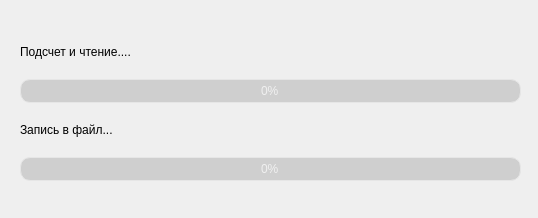
<?xml version="1.0" encoding="UTF-8"?>
<ui version="4.0">
 <class>progress</class>
 <widget class="QDialog" name="progress">
  <property name="geometry">
   <rect>
    <x>0</x>
    <y>0</y>
    <width>538</width>
    <height>218</height>
   </rect>
  </property>
  <property name="windowTitle">
   <string>Dialog</string>
  </property>
  <property name="styleSheet">
   <string notr="true">/*
Aqua Style Sheet for QT Applications
Author: Jaime A. Quiroga P.
Company: GTRONICK
Last updated: 22/01/2019, 07:55.
Available at: https://github.com/GTRONICK/QSS/blob/master/Aqua.qss
*/
QMainWindow {
	background-color:#ececec;
}
QTextEdit {
	border-width: 1px;
	border-style: solid;
	border-color: qlineargradient(spread:pad, x1:0.5, y1:1, x2:0.5, y2:0, stop:0 rgba(0, 113, 255, 255), stop:1 rgba(91, 171, 252, 255));
}
QPlainTextEdit {
	border-width: 1px;
	border-style: solid;
	border-color: qlineargradient(spread:pad, x1:0.5, y1:1, x2:0.5, y2:0, stop:0 rgba(0, 113, 255, 255), stop:1 rgba(91, 171, 252, 255));
}
QToolButton {
	border-style: solid;
	border-top-color: qlineargradient(spread:pad, x1:0.5, y1:1, x2:0.5, y2:0, stop:0 rgb(215, 215, 215), stop:1 rgb(222, 222, 222));
	border-right-color: qlineargradient(spread:pad, x1:0, y1:0.5, x2:1, y2:0.5, stop:0 rgb(217, 217, 217), stop:1 rgb(227, 227, 227));
	border-left-color: qlineargradient(spread:pad, x1:0, y1:0.5, x2:1, y2:0.5, stop:0 rgb(227, 227, 227), stop:1 rgb(217, 217, 217));
	border-bottom-color: qlineargradient(spread:pad, x1:0.5, y1:1, x2:0.5, y2:0, stop:0 rgb(215, 215, 215), stop:1 rgb(222, 222, 222));
	border-width: 1px;
	border-radius: 5px;
	color: rgb(0,0,0);
	padding: 2px;
	background-color: rgb(255,255,255);
}
QToolButton:hover{
	border-style: solid;
	border-top-color: qlineargradient(spread:pad, x1:0.5, y1:1, x2:0.5, y2:0, stop:0 rgb(195, 195, 195), stop:1 rgb(222, 222, 222));
	border-right-color: qlineargradient(spread:pad, x1:0, y1:0.5, x2:1, y2:0.5, stop:0 rgb(197, 197, 197), stop:1 rgb(227, 227, 227));
	border-left-color: qlineargradient(spread:pad, x1:0, y1:0.5, x2:1, y2:0.5, stop:0 rgb(227, 227, 227), stop:1 rgb(197, 197, 197));
	border-bottom-color: qlineargradient(spread:pad, x1:0.5, y1:1, x2:0.5, y2:0, stop:0 rgb(195, 195, 195), stop:1 rgb(222, 222, 222));
	border-width: 1px;
	border-radius: 5px;
	color: rgb(0,0,0);
	padding: 2px;
	background-color: rgb(255,255,255);
}
QToolButton:pressed{
	border-style: solid;
	border-top-color: qlineargradient(spread:pad, x1:0.5, y1:1, x2:0.5, y2:0, stop:0 rgb(215, 215, 215), stop:1 rgb(222, 222, 222));
	border-right-color: qlineargradient(spread:pad, x1:0, y1:0.5, x2:1, y2:0.5, stop:0 rgb(217, 217, 217), stop:1 rgb(227, 227, 227));
	border-left-color: qlineargradient(spread:pad, x1:0, y1:0.5, x2:1, y2:0.5, stop:0 rgb(227, 227, 227), stop:1 rgb(217, 217, 217));
	border-bottom-color: qlineargradient(spread:pad, x1:0.5, y1:1, x2:0.5, y2:0, stop:0 rgb(215, 215, 215), stop:1 rgb(222, 222, 222));
	border-width: 1px;
	border-radius: 5px;
	color: rgb(0,0,0);
	padding: 2px;
	background-color: rgb(142,142,142);
}
QPushButton{
	border-style: solid;
	border-top-color: qlineargradient(spread:pad, x1:0.5, y1:1, x2:0.5, y2:0, stop:0 rgb(215, 215, 215), stop:1 rgb(222, 222, 222));
	border-right-color: qlineargradient(spread:pad, x1:0, y1:0.5, x2:1, y2:0.5, stop:0 rgb(217, 217, 217), stop:1 rgb(227, 227, 227));
	border-left-color: qlineargradient(spread:pad, x1:0, y1:0.5, x2:1, y2:0.5, stop:0 rgb(227, 227, 227), stop:1 rgb(217, 217, 217));
	border-bottom-color: qlineargradient(spread:pad, x1:0.5, y1:1, x2:0.5, y2:0, stop:0 rgb(215, 215, 215), stop:1 rgb(222, 222, 222));
	border-width: 1px;
	border-radius: 5px;
	color: rgb(0,0,0);
	padding: 2px;
	background-color: rgb(255,255,255);
}
QPushButton::default{
	border-style: solid;
	border-top-color: qlineargradient(spread:pad, x1:0.5, y1:1, x2:0.5, y2:0, stop:0 rgb(215, 215, 215), stop:1 rgb(222, 222, 222));
	border-right-color: qlineargradient(spread:pad, x1:0, y1:0.5, x2:1, y2:0.5, stop:0 rgb(217, 217, 217), stop:1 rgb(227, 227, 227));
	border-left-color: qlineargradient(spread:pad, x1:0, y1:0.5, x2:1, y2:0.5, stop:0 rgb(227, 227, 227), stop:1 rgb(217, 217, 217));
	border-bottom-color: qlineargradient(spread:pad, x1:0.5, y1:1, x2:0.5, y2:0, stop:0 rgb(215, 215, 215), stop:1 rgb(222, 222, 222));
	border-width: 1px;
	border-radius: 5px;
	color: rgb(0,0,0);
	padding: 2px;
	background-color: rgb(255,255,255);
}
QPushButton:hover{
	border-style: solid;
	border-top-color: qlineargradient(spread:pad, x1:0.5, y1:1, x2:0.5, y2:0, stop:0 rgb(195, 195, 195), stop:1 rgb(222, 222, 222));
	border-right-color: qlineargradient(spread:pad, x1:0, y1:0.5, x2:1, y2:0.5, stop:0 rgb(197, 197, 197), stop:1 rgb(227, 227, 227));
	border-left-color: qlineargradient(spread:pad, x1:0, y1:0.5, x2:1, y2:0.5, stop:0 rgb(227, 227, 227), stop:1 rgb(197, 197, 197));
	border-bottom-color: qlineargradient(spread:pad, x1:0.5, y1:1, x2:0.5, y2:0, stop:0 rgb(195, 195, 195), stop:1 rgb(222, 222, 222));
	border-width: 1px;
	border-radius: 5px;
	color: rgb(0,0,0);
	padding: 2px;
	background-color: rgb(255,255,255);
}
QPushButton:pressed{
	border-style: solid;
	border-top-color: qlineargradient(spread:pad, x1:0.5, y1:1, x2:0.5, y2:0, stop:0 rgb(215, 215, 215), stop:1 rgb(222, 222, 222));
	border-right-color: qlineargradient(spread:pad, x1:0, y1:0.5, x2:1, y2:0.5, stop:0 rgb(217, 217, 217), stop:1 rgb(227, 227, 227));
	border-left-color: qlineargradient(spread:pad, x1:0, y1:0.5, x2:1, y2:0.5, stop:0 rgb(227, 227, 227), stop:1 rgb(217, 217, 217));
	border-bottom-color: qlineargradient(spread:pad, x1:0.5, y1:1, x2:0.5, y2:0, stop:0 rgb(215, 215, 215), stop:1 rgb(222, 222, 222));
	border-width: 1px;
	border-radius: 5px;
	color: rgb(0,0,0);
	padding: 2px;
	background-color: rgb(142,142,142);
}
QPushButton:disabled{
	border-style: solid;
	border-top-color: qlineargradient(spread:pad, x1:0.5, y1:1, x2:0.5, y2:0, stop:0 rgb(215, 215, 215), stop:1 rgb(222, 222, 222));
	border-right-color: qlineargradient(spread:pad, x1:0, y1:0.5, x2:1, y2:0.5, stop:0 rgb(217, 217, 217), stop:1 rgb(227, 227, 227));
	border-left-color: qlineargradient(spread:pad, x1:0, y1:0.5, x2:1, y2:0.5, stop:0 rgb(227, 227, 227), stop:1 rgb(217, 217, 217));
	border-bottom-color: qlineargradient(spread:pad, x1:0.5, y1:1, x2:0.5, y2:0, stop:0 rgb(215, 215, 215), stop:1 rgb(222, 222, 222));
	border-width: 1px;
	border-radius: 5px;
	color: #808086;
	padding: 2px;
	background-color: rgb(142,142,142);
}
QLineEdit {
	border-width: 1px; border-radius: 4px;
	border-style: solid;
	border-color: qlineargradient(spread:pad, x1:0.5, y1:1, x2:0.5, y2:0, stop:0 rgba(0, 113, 255, 255), stop:1 rgba(91, 171, 252, 255));
}
QLabel {
	color: #000000;
}
QLCDNumber {
	color: rgb(0, 113, 255, 255);
}
QProgressBar {
	text-align: center;
	color: rgb(240, 240, 240);
	border-width: 1px; 
	border-radius: 10px;
	border-color: rgb(230, 230, 230);
	border-style: solid;
	background-color:rgb(207,207,207);
}
QProgressBar::chunk {
	background-color: qlineargradient(spread:pad, x1:0.5, y1:1, x2:0.5, y2:0, stop:0 rgba(49, 147, 250, 255), stop:1 rgba(34, 142, 255, 255));
	border-radius: 10px;
}
QMenuBar {
	background-color: qlineargradient(spread:pad, x1:0.5, y1:1, x2:0.5, y2:0, stop:0 rgba(207, 209, 207, 255), stop:1 rgba(230, 229, 230, 255));
}
QMenuBar::item {
	color: #000000;
  	spacing: 3px;
  	padding: 1px 4px;
	background-color: qlineargradient(spread:pad, x1:0.5, y1:1, x2:0.5, y2:0, stop:0 rgba(207, 209, 207, 255), stop:1 rgba(230, 229, 230, 255));
}

QMenuBar::item:selected {
  	background-color: qlineargradient(spread:pad, x1:0.5, y1:1, x2:0.5, y2:0, stop:0 rgba(0, 113, 255, 255), stop:1 rgba(91, 171, 252, 255));
	color: #FFFFFF;
}
QMenu::item:selected {
	border-style: solid;
	border-top-color: transparent;
	border-right-color: transparent;
	border-left-color: qlineargradient(spread:pad, x1:0.5, y1:1, x2:0.5, y2:0, stop:0 rgba(0, 113, 255, 255), stop:1 rgba(91, 171, 252, 255));
	border-bottom-color: transparent;
	border-left-width: 2px;
	color: #000000;
	padding-left:15px;
	padding-top:4px;
	padding-bottom:4px;
	padding-right:7px;
}
QMenu::item {
	border-style: solid;
	border-top-color: transparent;
	border-right-color: transparent;
	border-left-color: transparent;
	border-bottom-color: transparent;
	border-bottom-width: 1px;
	color: #000000;
	padding-left:17px;
	padding-top:4px;
	padding-bottom:4px;
	padding-right:7px;
}
QTabWidget {
	color:rgb(0,0,0);
	background-color:#000000;
}
QTabWidget::pane {
		border-color: rgb(223,223,223);
		background-color:rgb(226,226,226);
		border-style: solid;
		border-width: 2px;
    	border-radius: 6px;
}
QTabBar::tab:first {
	border-style: solid;
	border-left-width:1px;
	border-right-width:0px;
	border-top-width:1px;
	border-bottom-width:1px;
	border-top-color: rgb(209,209,209);
	border-left-color: qlineargradient(spread:pad, x1:0.5, y1:1, x2:0.5, y2:0, stop:0 rgba(209, 209, 209, 209), stop:1 rgba(229, 229, 229, 229));
	border-bottom-color: rgb(229,229,229);
	border-top-left-radius: 4px;
	border-bottom-left-radius: 4px;
	color: #000000;
	padding: 3px;
	margin-left:0px;
	background-color: qlineargradient(spread:pad, x1:0.5, y1:1, x2:0.5, y2:0, stop:0 rgba(247, 247, 247, 255), stop:1 rgba(255, 255, 255, 255));
}
QTabBar::tab:last {
	border-style: solid;
	border-width:1px;
	border-top-color: rgb(209,209,209);
	border-left-color: qlineargradient(spread:pad, x1:0.5, y1:1, x2:0.5, y2:0, stop:0 rgba(209, 209, 209, 209), stop:1 rgba(229, 229, 229, 229));
	border-right-color: qlineargradient(spread:pad, x1:0.5, y1:1, x2:0.5, y2:0, stop:0 rgba(209, 209, 209, 209), stop:1 rgba(229, 229, 229, 229));
	border-bottom-color: rgb(229,229,229);
	border-top-right-radius: 4px;
	border-bottom-right-radius: 4px;
	color: #000000;
	padding: 3px;
	margin-left:0px;
	background-color: qlineargradient(spread:pad, x1:0.5, y1:1, x2:0.5, y2:0, stop:0 rgba(247, 247, 247, 255), stop:1 rgba(255, 255, 255, 255));
}
QTabBar::tab {
	border-style: solid;
	border-top-width:1px;
	border-bottom-width:1px;
	border-left-width:1px;
	border-top-color: rgb(209,209,209);
	border-left-color: qlineargradient(spread:pad, x1:0.5, y1:1, x2:0.5, y2:0, stop:0 rgba(209, 209, 209, 209), stop:1 rgba(229, 229, 229, 229));
	border-bottom-color: rgb(229,229,229);
	color: #000000;
	padding: 3px;
	margin-left:0px;
	background-color: qlineargradient(spread:pad, x1:0.5, y1:1, x2:0.5, y2:0, stop:0 rgba(247, 247, 247, 255), stop:1 rgba(255, 255, 255, 255));
}
QTabBar::tab:selected, QTabBar::tab:last:selected, QTabBar::tab:hover {
  	border-style: solid;
  	border-left-width:1px;
	border-right-color: transparent;
	border-top-color: rgb(209,209,209);
	border-left-color: qlineargradient(spread:pad, x1:0.5, y1:1, x2:0.5, y2:0, stop:0 rgba(209, 209, 209, 209), stop:1 rgba(229, 229, 229, 229));
	border-bottom-color: rgb(229,229,229);
	color: #FFFFFF;
	padding: 3px;
	margin-left:0px;
	background-color: qlineargradient(spread:pad, x1:0.5, y1:1, x2:0.5, y2:0, stop:0 rgba(0, 113, 255, 255), stop:1 rgba(91, 171, 252, 255));
}

QTabBar::tab:selected, QTabBar::tab:first:selected, QTabBar::tab:hover {
  	border-style: solid;
  	border-left-width:1px;
  	border-bottom-width:1px;
  	border-top-width:1px;
	border-right-color: transparent;
	border-top-color: rgb(209,209,209);
	border-left-color: qlineargradient(spread:pad, x1:0.5, y1:1, x2:0.5, y2:0, stop:0 rgba(209, 209, 209, 209), stop:1 rgba(229, 229, 229, 229));
	border-bottom-color: rgb(229,229,229);
	color: #FFFFFF;
	padding: 3px;
	margin-left:0px;
	background-color: qlineargradient(spread:pad, x1:0.5, y1:1, x2:0.5, y2:0, stop:0 rgba(0, 113, 255, 255), stop:1 rgba(91, 171, 252, 255));
}

QCheckBox {
	color: #000000;
	padding: 2px;
}
QCheckBox:disabled {
	color: #808086;
	padding: 2px;
}

QCheckBox:hover {
	border-radius:4px;
	border-style:solid;
	padding-left: 1px;
	padding-right: 1px;
	padding-bottom: 1px;
	padding-top: 1px;
	border-width:1px;
	border-color: transparent;
}
QCheckBox::indicator:checked {

	height: 10px;
	width: 10px;
	border-style:solid;
	border-width: 1px;
	border-color: qlineargradient(spread:pad, x1:0.5, y1:1, x2:0.5, y2:0, stop:0 rgba(0, 113, 255, 255), stop:1 rgba(91, 171, 252, 255));
	color: #000000;
	background-color: qlineargradient(spread:pad, x1:0.5, y1:1, x2:0.5, y2:0, stop:0 rgba(0, 113, 255, 255), stop:1 rgba(91, 171, 252, 255));
}
QCheckBox::indicator:unchecked {

	height: 10px;
	width: 10px;
	border-style:solid;
	border-width: 1px;
	border-color: qlineargradient(spread:pad, x1:0.5, y1:1, x2:0.5, y2:0, stop:0 rgba(0, 113, 255, 255), stop:1 rgba(91, 171, 252, 255));
	color: #000000;
}
QRadioButton {
	color: 000000;
	padding: 1px;
}
QRadioButton::indicator:checked {
	height: 10px;
	width: 10px;
	border-style:solid;
	border-radius:5px;
	border-width: 1px;
	border-color: qlineargradient(spread:pad, x1:0.5, y1:1, x2:0.5, y2:0, stop:0 rgba(0, 113, 255, 255), stop:1 rgba(91, 171, 252, 255));
	color: #a9b7c6;
	background-color: qlineargradient(spread:pad, x1:0.5, y1:1, x2:0.5, y2:0, stop:0 rgba(0, 113, 255, 255), stop:1 rgba(91, 171, 252, 255));
}
QRadioButton::indicator:!checked {
	height: 10px;
	width: 10px;
	border-style:solid;
	border-radius:5px;
	border-width: 1px;
	border-color: qlineargradient(spread:pad, x1:0.5, y1:1, x2:0.5, y2:0, stop:0 rgba(0, 113, 255, 255), stop:1 rgba(91, 171, 252, 255));
	color: #a9b7c6;
	background-color: transparent;
}
QStatusBar {
	color:#027f7f;
}
QSpinBox {
	border-style: solid;
	border-width: 1px;
	border-color: qlineargradient(spread:pad, x1:0.5, y1:1, x2:0.5, y2:0, stop:0 rgba(0, 113, 255, 255), stop:1 rgba(91, 171, 252, 255));
}
QDoubleSpinBox {
	border-style: solid;
	border-width: 1px;
	border-color: qlineargradient(spread:pad, x1:0.5, y1:1, x2:0.5, y2:0, stop:0 rgba(0, 113, 255, 255), stop:1 rgba(91, 171, 252, 255));
}
QTimeEdit {
	border-style: solid;
	border-width: 1px;
	border-color: qlineargradient(spread:pad, x1:0.5, y1:1, x2:0.5, y2:0, stop:0 rgba(0, 113, 255, 255), stop:1 rgba(91, 171, 252, 255));
}
QDateTimeEdit {
	border-style: solid;
	border-width: 1px;
	border-color: qlineargradient(spread:pad, x1:0.5, y1:1, x2:0.5, y2:0, stop:0 rgba(0, 113, 255, 255), stop:1 rgba(91, 171, 252, 255));
}
QDateEdit {
	border-style: solid;
	border-width: 1px;
	border-color: qlineargradient(spread:pad, x1:0.5, y1:1, x2:0.5, y2:0, stop:0 rgba(0, 113, 255, 255), stop:1 rgba(91, 171, 252, 255));
}

QToolBox {
	color: #a9b7c6;
	background-color:#000000;
}
QToolBox::tab {
	color: #a9b7c6;
	background-color:#000000;
}
QToolBox::tab:selected {
	color: #FFFFFF;
	background-color:#000000;
}
QScrollArea {
	color: #FFFFFF;
	background-color:#000000;
}
QSlider::groove:horizontal {
	height: 5px;
	background-color: qlineargradient(spread:pad, x1:0.5, y1:1, x2:0.5, y2:0, stop:0 rgba(49, 147, 250, 255), stop:1 rgba(34, 142, 255, 255));
}
QSlider::groove:vertical {
	width: 5px;
	background-color: qlineargradient(spread:pad, x1:0.5, y1:1, x2:0.5, y2:0, stop:0 rgba(49, 147, 250, 255), stop:1 rgba(34, 142, 255, 255));
}
QSlider::handle:horizontal {
	background: rgb(253,253,253);
	border-style: solid;
	border-width: 1px;
	border-color: rgb(207,207,207);
	width: 12px;
	margin: -5px 0;
	border-radius: 7px;
}
QSlider::handle:vertical {
	background: rgb(253,253,253);
	border-style: solid;
	border-width: 1px;
	border-color: rgb(207,207,207);
	height: 12px;
	margin: 0 -5px;
	border-radius: 7px;
}
QSlider::add-page:horizontal {
    background: rgb(181,181,181);
}
QSlider::add-page:vertical {
    background: rgb(181,181,181);
}
QSlider::sub-page:horizontal {
    background-color: qlineargradient(spread:pad, x1:0.5, y1:1, x2:0.5, y2:0, stop:0 rgba(49, 147, 250, 255), stop:1 rgba(34, 142, 255, 255));
}
QSlider::sub-page:vertical {
    background-color: qlineargradient(spread:pad, y1:0.5, x1:1, y2:0.5, x2:0, stop:0 rgba(49, 147, 250, 255), stop:1 rgba(34, 142, 255, 255));
}
QScrollBar:horizontal {
	max-height: 20px;
	border: 1px transparent grey;
	margin: 0px 20px 0px 20px;
}
QScrollBar:vertical {
	max-width: 20px;
	border: 1px transparent grey;
	margin: 20px 0px 20px 0px;
}
QScrollBar::handle:horizontal {
	background: rgb(253,253,253);
	border-style: solid;
	border-width: 1px;
	border-color: rgb(207,207,207);
	border-radius: 7px;
	min-width: 25px;
}
QScrollBar::handle:horizontal:hover {
	background: rgb(253,253,253);
	border-style: solid;
	border-width: 1px;
	border-color: rgb(147, 200, 200);
	border-radius: 7px;
	min-width: 25px;
}
QScrollBar::handle:vertical {
	background: rgb(253,253,253);
	border-style: solid;
	border-width: 1px;
	border-color: rgb(207,207,207);
	border-radius: 7px;
	min-height: 25px;
}
QScrollBar::handle:vertical:hover {
	background: rgb(253,253,253);
	border-style: solid;
	border-width: 1px;
	border-color: rgb(147, 200, 200);
	border-radius: 7px;
	min-height: 25px;
}
QScrollBar::add-line:horizontal {
   border: 2px transparent grey;
   border-top-right-radius: 7px;
   border-bottom-right-radius: 7px;
   background: rgba(34, 142, 255, 255);
   width: 20px;
   subcontrol-position: right;
   subcontrol-origin: margin;
}
QScrollBar::add-line:horizontal:pressed {
   border: 2px transparent grey;
   border-top-right-radius: 7px;
   border-bottom-right-radius: 7px;
   background: rgb(181,181,181);
   width: 20px;
   subcontrol-position: right;
   subcontrol-origin: margin;
}
QScrollBar::add-line:vertical {
   border: 2px transparent grey;
   border-bottom-left-radius: 7px;
   border-bottom-right-radius: 7px;
   background: rgba(34, 142, 255, 255);
   height: 20px;
   subcontrol-position: bottom;
   subcontrol-origin: margin;
}
QScrollBar::add-line:vertical:pressed {
   border: 2px transparent grey;
   border-bottom-left-radius: 7px;
   border-bottom-right-radius: 7px;
   background: rgb(181,181,181);
   height: 20px;
   subcontrol-position: bottom;
   subcontrol-origin: margin;
}
QScrollBar::sub-line:horizontal {
   border: 2px transparent grey;
   border-top-left-radius: 7px;
   border-bottom-left-radius: 7px;
   background: rgba(34, 142, 255, 255);
   width: 20px;
   subcontrol-position: left;
   subcontrol-origin: margin;
}
QScrollBar::sub-line:horizontal:pressed {
   border: 2px transparent grey;
   border-top-left-radius: 7px;
   border-bottom-left-radius: 7px;
   background: rgb(181,181,181);
   width: 20px;
   subcontrol-position: left;
   subcontrol-origin: margin;
}
QScrollBar::sub-line:vertical {
   border: 2px transparent grey;
   border-top-left-radius: 7px;
   border-top-right-radius: 7px;
   background: rgba(34, 142, 255, 255);
   height: 20px;
   subcontrol-position: top;
   subcontrol-origin: margin;
}
QScrollBar::sub-line:vertical:pressed {
   border: 2px transparent grey;
   border-top-left-radius: 7px;
   border-top-right-radius: 7px;
   background: rgb(181,181,181);
   height: 20px;
   subcontrol-position: top;
   subcontrol-origin: margin;
}
QScrollBar::left-arrow:horizontal {
   border: 1px transparent grey;
   border-top-left-radius: 3px;
   border-bottom-left-radius: 3px;
   width: 6px;
   height: 6px;
   background: white;
}
QScrollBar::right-arrow:horizontal {
   border: 1px transparent grey;
   border-top-right-radius: 3px;
   border-bottom-right-radius: 3px;
   width: 6px;
   height: 6px;
   background: white;
}
QScrollBar::up-arrow:vertical {
   border: 1px transparent grey;
   border-top-left-radius: 3px;
   border-top-right-radius: 3px;
   width: 6px;
   height: 6px;
   background: white;
}
QScrollBar::down-arrow:vertical {
   border: 1px transparent grey;
   border-bottom-left-radius: 3px;
   border-bottom-right-radius: 3px;
   width: 6px;
   height: 6px;
   background: white;
}
QScrollBar::add-page:horizontal, QScrollBar::sub-page:horizontal {
   background: none;
}
QScrollBar::add-page:vertical, QScrollBar::sub-page:vertical {
   background: none;
}
</string>
  </property>
  <widget class="QWidget" name="">
   <property name="geometry">
    <rect>
     <x>20</x>
     <y>30</y>
     <width>501</width>
     <height>151</height>
    </rect>
   </property>
   <layout class="QGridLayout" name="gridLayout">
    <item row="0" column="0">
     <layout class="QVBoxLayout" name="verticalLayout_2">
      <item>
       <widget class="QLabel" name="label">
        <property name="text">
         <string>Подсчет и чтение....</string>
        </property>
       </widget>
      </item>
      <item>
       <widget class="QProgressBar" name="progressBar_read">
        <property name="value">
         <number>0</number>
        </property>
       </widget>
      </item>
     </layout>
    </item>
    <item row="1" column="0">
     <layout class="QVBoxLayout" name="verticalLayout">
      <item>
       <widget class="QLabel" name="label_2">
        <property name="text">
         <string>Запись в файл...</string>
        </property>
       </widget>
      </item>
      <item>
       <widget class="QProgressBar" name="progressBar_write">
        <property name="value">
         <number>0</number>
        </property>
       </widget>
      </item>
     </layout>
    </item>
   </layout>
  </widget>
 </widget>
 <resources/>
 <connections/>
</ui>
